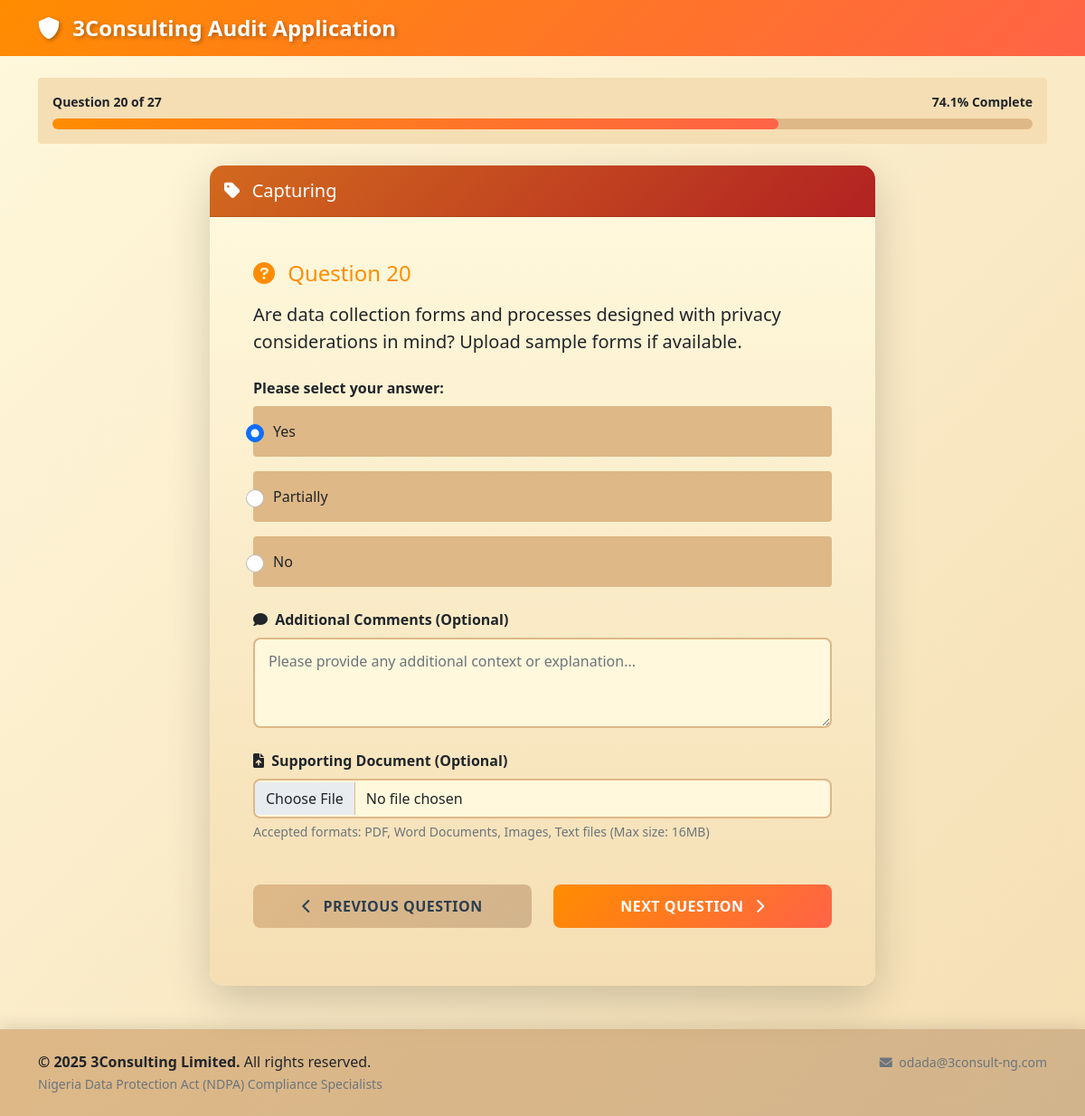
Before: /question/20 (signed in) with the older database file.
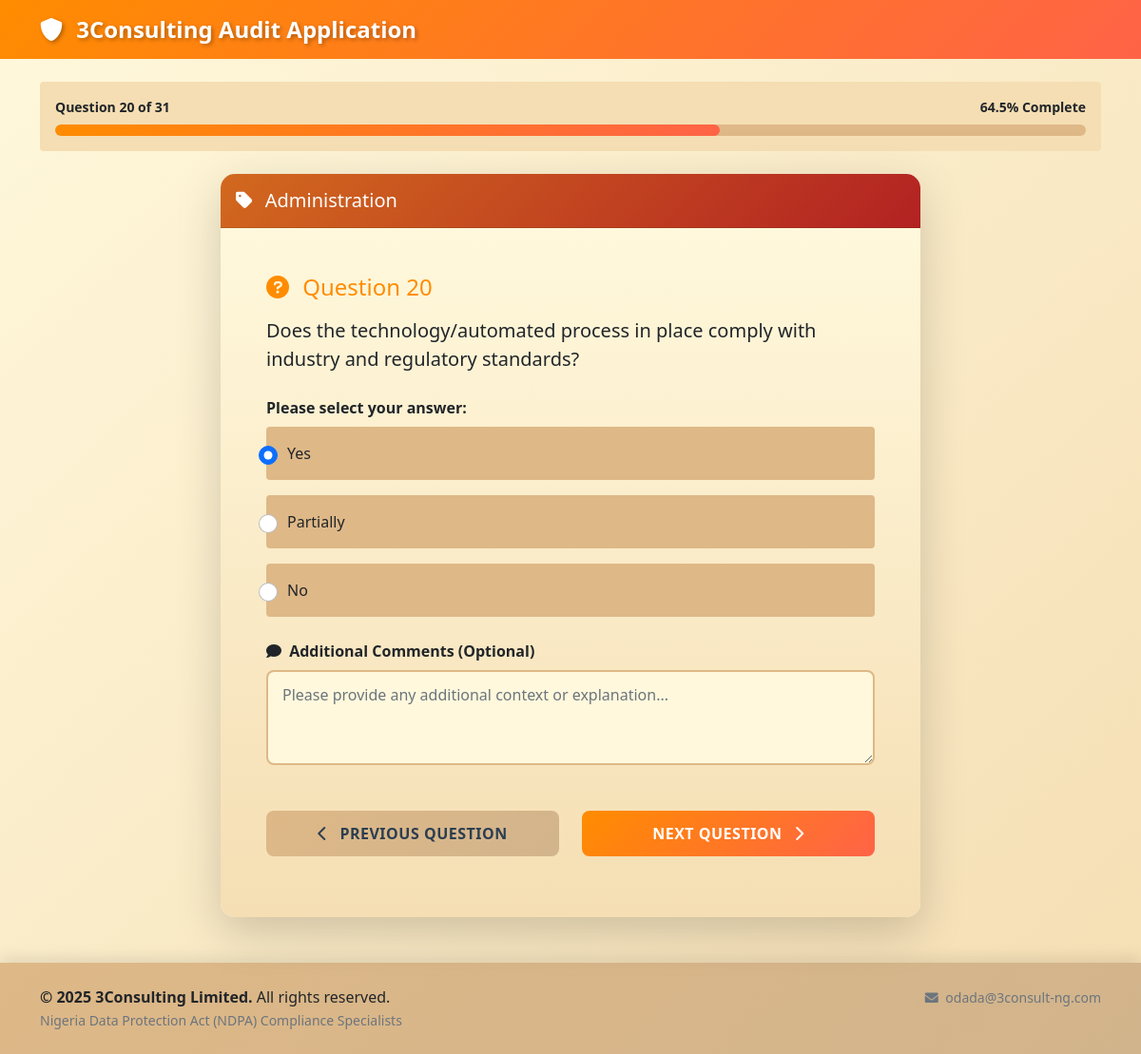
After: the same page with the newer database file.
### models.py (models this page shows)
class Question(db.Model):
    id = db.Column(db.Integer, primary_key=True)
    category = db.Column(db.String(100), nullable=False)
    question_text = db.Column(db.Text, nullable=False)
    question_type = db.Column(db.String(50), nullable=False)  # 'multiple_choice', 'file_upload'
    options = db.Column(db.Text)  # JSON string for multiple choice options
    requires_file = db.Column(db.Boolean, default=False)
    order_num = db.Column(db.Integer, nullable=False)
    responses = db.relationship('Response', backref='question', lazy=True)

class Response(db.Model):
    id = db.Column(db.Integer, primary_key=True)
    user_id = db.Column(db.Integer, db.ForeignKey('user.id'), nullable=False)
    question_id = db.Column(db.Integer, db.ForeignKey('question.id'), nullable=False)
    answer = db.Column(db.Text)
    comment = db.Column(db.Text)
    file_path = db.Column(db.String(500))
    created_at = db.Column(db.DateTime, default=datetime.utcnow)

### routes.py (the view)
@app.route('/question/<int:question_id>')
def question(question_id):
    if 'user_id' not in session:
        return redirect(url_for('login'))
    question = Question.query.get_or_404(question_id)
    user_id = session['user_id']
    existing_response = Response.query.filter_by(user_id=user_id, question_id=question_id).first()
    total_questions = Question.query.count()
    current_position = Question.query.filter(Question.order_num <= question.order_num).count()
    next_question = Question.query.filter(Question.order_num > question.order_num).order_by(Question.order_num).first()
    prev_question = Question.query.filter(Question.order_num < question.order_num).order_by(Question.order_num.desc()).first()
    return render_template('question.html',
                         question=question,
                         existing_response=existing_response,
                         total_questions=total_questions,
                         current_position=current_position,
                         next_question=next_question,
                         prev_question=prev_question)

### routes.py (called while the page is built)
@app.template_filter('from_json')
def from_json_filter(value):
    try:
        return json.loads(value) if value else []
    except:
        return []

@app.context_processor
def utility_processor():
    return dict(enumerate=enumerate)

### templates/question.html (shortened to what this page needs)
{% extends "base.html" %}
{% block content %}
<div class="row mb-4">
    <div class="col-12">
        <div class="card border-0" style="background-color: #F5DEB3;">
            <div class="card-body py-3">
                <div class="d-flex justify-content-between align-items-center mb-2">
                    <small class="text-dark fw-bold">Question {{ current_position }} of {{ total_questions }}</small>
                    <small class="text-dark fw-bold">{{ ((current_position / total_questions) * 100) | round(1) }}% Complete</small>
                </div>
                <div class="progress" style="height: 12px;">
                    <div class="progress-bar" role="progressbar"
                         style="width: {{ (current_position / total_questions) * 100 }}%; background: linear-gradient(135deg, #FF8C00, #FF6347);"></div>
                </div>
            </div>
        </div>
    </div>
</div>
<div class="row justify-content-center">
    <div class="col-lg-8">
        <div class="card shadow-lg border-0 audit-card">
            <div class="card-header text-white py-3" style="background: linear-gradient(135deg, #D2691E, #B22222);">
                <h5 class="mb-0">
                    <i class="fas fa-tag me-2"></i>
                    {{ question.category }}
                </h5>
            </div>
            <div class="card-body p-5" style="background: linear-gradient(to bottom, #FFF8DC, #F5DEB3);">
                <form method="POST" action="{{ url_for('submit_answer') }}" enctype="multipart/form-data">
                    <div class="mb-4">
                        <h4 class="mb-3" style="color: #FF8C00;">
                            <i class="fas fa-question-circle me-2"></i>
                            Question {{ current_position }}
                        </h4>
                        <p class="lead text-dark">{{ question.question_text }}</p>
                    </div>
                    {% if question.question_type == 'multiple_choice' %}
                        <div class="mb-4">
                            <label class="form-label fw-bold text-dark">Please select your answer:</label>
                            {% set options = question.options | from_json %}
                            {% for option in options %}
                                <div class="form-check mb-3 p-3 rounded" style="background-color: #DEB887;">
                                    <input class="form-check-input audit-radio" type="radio" name="answer"
                                           id="option_{{ loop.index }}" value="{{ option }}"
                                           {% if existing_response and existing_response.answer == option %}checked{% endif %} required>
                                    <label class="form-check-label text-dark fw-medium" for="option_{{ loop.index }}">
                                        {{ option }}
                                    </label>
                                </div>
                            {% endfor %}
                        </div>
                    {% endif %}
                    <div class="mb-4">
                        <label for="comment" class="form-label fw-bold text-dark">
                            <i class="fas fa-comment me-1"></i>
                            Additional Comments (Optional)
                        </label>
                        <textarea class="form-control audit-textarea" id="comment" name="comment" rows="3"
                                  placeholder="Please provide any additional context or explanation...">{% if existing_response %}{{ existing_response.comment }}{% endif %}</textarea>
                    </div>
                    {% if 'upload' in question.question_text.lower() %}
                        <div class="mb-4">
                            <label for="file" class="form-label fw-bold text-dark">
                                <i class="fas fa-file-upload me-1"></i>
                                Supporting Document (Optional)
                            </label>
                            <input type="file" class="form-control audit-file-input" id="file" name="file"
                                   accept=".pdf,.doc,.docx,.jpg,.jpeg,.png,.txt">
                            <div class="form-text text-muted">
                                Accepted formats: PDF, Word Documents, Images, Text files (Max size: 16MB)
                            </div>
                        </div>
                    {% endif %}
                    <div class="row mt-5">
                        <div class="col-md-6 mb-3">
                            {% if prev_question %}
                                <a href="{{ url_for('question', question_id=prev_question.id) }}"
                                   class="btn w-100 audit-btn-secondary">
                                    <i class="fas fa-chevron-left me-2"></i>
                                    Previous Question
                                </a>
                            {% else %}
                                <div class="text-muted text-center p-3">
                                    <i class="fas fa-info-circle me-1"></i>
                                    This is the first question
                                </div>
                            {% endif %}
                        </div>
                        <div class="col-md-6">
                            <button type="submit" class="btn w-100 audit-btn-primary">
                                {% if next_question %}
                                    Next Question
                                    <i class="fas fa-chevron-right ms-2"></i>
                                {% else %}
                                    Complete Audit
                                    <i class="fas fa-check ms-2"></i>
                                {% endif %}
                            </button>
                        </div>
                    </div>
                </form>
            </div>
        </div>
    </div>
</div>
{% endblock %}

### templates/base.html (shortened to what this page needs)
<!DOCTYPE html>
<html lang="en">
<head>
    <link href="https://cdn.jsdelivr.net/npm/bootstrap@5.1.3/dist/css/bootstrap.min.css" rel="stylesheet">
    <link href="https://cdnjs.cloudflare.com/ajax/libs/font-awesome/6.0.0/css/all.min.css" rel="stylesheet">
    <link href="{{ url_for('static', filename='css/style.css') }}" rel="stylesheet">
</head>
<body>
    <nav class="navbar navbar-expand-lg navbar-dark" style="background: linear-gradient(135deg, #FF8C00, #FF6347);">
        <div class="container">
            <a class="navbar-brand fw-bold" href="{{ url_for('index') }}">
                <i class="fas fa-shield-alt me-2"></i>
                3Consulting Audit Application
            </a>
        </div>
    </nav>
    <main class="container mt-4">
        {% block content %}{% endblock %}
    </main>
    <footer class="mt-5 py-4" style="background: linear-gradient(135deg, #DEB887, #D2B48C);">
        <div class="container">
            <div class="row">
                <div class="col-md-8">
                    <p class="mb-0 text-dark">
                        <strong>&copy; 2025 3Consulting Limited.</strong> All rights reserved.
                    </p>
                    <small class="text-muted">Nigeria Data Protection Act (NDPA) Compliance Specialists</small>
                </div>
                <div class="col-md-4 text-end">
                    <small class="text-muted">
                        <i class="fas fa-envelope me-1"></i>
                        odada@3consult-ng.com
                    </small>
                </div>
            </div>
        </div>
    </footer>
</body>
</html>

### static/css/style.css (style rules this page uses)
:root { --primary-orange: #FF8C00; --light-orange: #FFD700; --beige: #F5DEB3; --dark-beige: #DEB887; --darker-beige: #D2B48C; --cream: #FFF8DC; --dark-orange: #FF6347; --gradient-primary: linear-gradient(135deg, #FF8C00, #FF6347); --gradient-secondary: linear-gradient(135deg, #DEB887, #D2B48C); --gradient-light: linear-gradient(to bottom, #FFF8DC, #F5DEB3); }
body { font-family: 'Segoe UI', Tahoma, Geneva, Verdana, sans-serif; background: linear-gradient(to bottom right, #FFF8DC, #F5DEB3); min-height: 100vh; }
.audit-card { border-radius: 15px; overflow: hidden; box-shadow: 0 10px 30px rgba(255, 140, 0, 0.2); transition: transform 0.3s ease, box-shadow 0.3s ease; }
.audit-btn-primary { background: var(--gradient-primary); border: none; color: white; font-weight: 600; padding: 12px 24px; border-radius: 8px; transition: all 0.3s ease; text-transform: uppercase; letter-spacing: 0.5px; }
.audit-btn-secondary { background: var(--gradient-secondary); border: none; color: #2C3E50; font-weight: 600; padding: 12px 24px; border-radius: 8px; transition: all 0.3s ease; text-transform: uppercase; letter-spacing: 0.5px; }
.audit-textarea { border: 2px solid #DEB887; border-radius: 8px; padding: 12px 15px; font-size: 16px; background-color: #FFF8DC; resize: vertical; min-height: 100px; transition: all 0.3s ease; }
.audit-radio { width: 20px; height: 20px; margin-right: 10px; accent-color: #FF8C00; }
.progress { background-color: #DEB887; border-radius: 10px; overflow: hidden; }
.progress-bar { border-radius: 10px; transition: width 0.6s ease; }
.navbar-brand { font-size: 1.5rem; text-shadow: 2px 2px 4px rgba(0, 0, 0, 0.3); }
footer { margin-top: auto; box-shadow: 0 -5px 15px rgba(0, 0, 0, 0.1); }

Changed rows visible on the page:
changed Question: category "Capturing" → "Administration"; question_text "Are data collection forms and processes designed with privacy considerations in mind? Upload sample forms if available." → "Does the technology/automated process in place comply with industry and regulatory standards?"
Other visible differences:
{{ total_questions }}: "27" → "31"
{{ ((current_position / total_questions) * 100) | round(1) }}: "74.1" → "64.5"
{{ (current_position / total_questions) * 100 }}: 74.07407407407408 → 64.51612903225806 (drawn)
text no longer shown: "Supporting Document (Optional) Accepted formats: PDF, Word Documents, Images, Text files (Max size: 16MB)"
